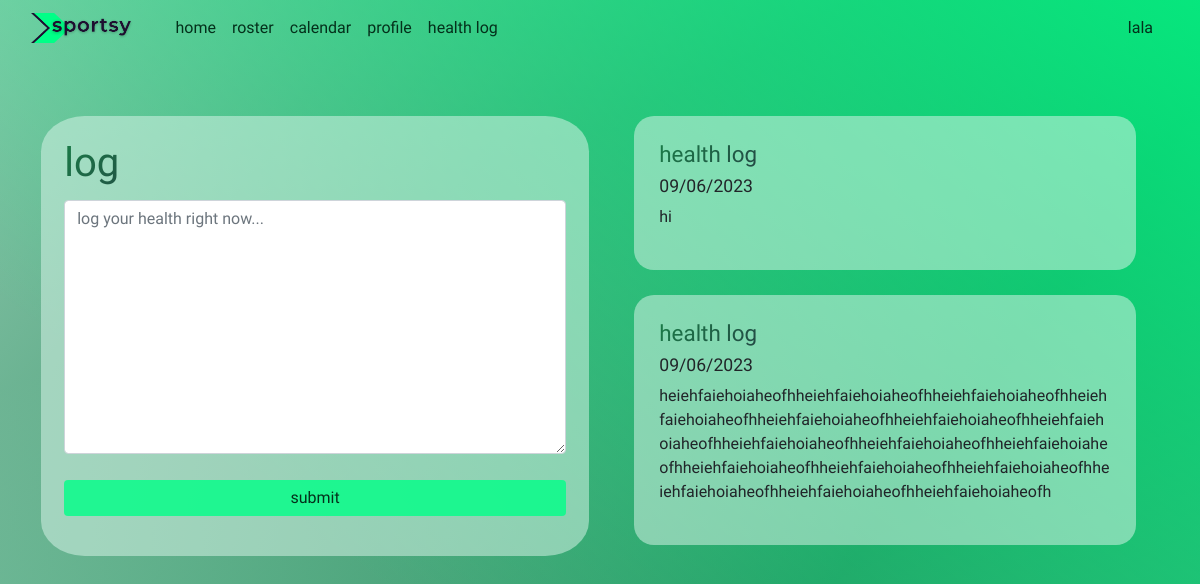
The app's page /log (signed in) with its own data.
### main.py (models this page shows, shortened)
class User(db.Model, UserMixin):
    __tablename__='users'
    id = db.Column(db.Integer, primary_key=True,autoincrement=True)
    fname=db.Column(db.String(20))
    lname=db.Column(db.String(20))
    email=db.Column(db.String(20))
    password_hash=db.Column(db.String(128))
    dob = db.Column(db.Date)
    pb = db.Column(db.String(20))
    healthinfo=db.Column(db.String(100))
    dom_side = db.Column(db.String(5))
    coach_or_player=db.Column(db.String(6))
    team_code = db.Column(db.Integer)

class HealthLog(db.Model):
    __tablename__="healthlog"
    log_id=db.Column(db.Integer, primary_key=True,autoincrement=True)
    id=db.Column(db.Integer)
    log=db.Column(db.String(1000))

### main.py (the view, shortened to what this page needs)
@app.route('/log', methods=["GET", "POST"])
def log():
    form = HealthLogForm()
    now = datetime.now()
    year = now.strftime("%Y")
    month = now.strftime("%m")
    day = now.strftime("%d")
    if not current_user.is_authenticated:
        return redirect(url_for('login'))
    log_data = HealthLog.query.filter_by(id=current_user.id).all()
    return render_template('log.html', form=form, log_data=log_data, year=year, month=month, day=day)

### form.py
class HealthLogForm(FlaskForm):
    log = TextAreaField('health log', validators=[DataRequired()])
    log_submit = SubmitField('log your entry')

### main.py (called while the page is built)
@login_manager.user_loader
def load_user(user_id):
    return User.query.get(int(user_id))

### templates/log.html (shortened to what this page needs)
{% extends 'base.html' %}
{% block body %}
<div id="log">
    <div id="log-content">
        <form method ="POST" class="log-input" id="log-form" action="{{ url_for('log') }}">
            <h1 id="log-title">log</h1>
            <div class="form-group">
                {{ form.log(class="form-control", rows="10", placeholder="log your health right now...", id="inputLog") }}
            </div>
            <div class="form-group">
                {{ form.log_submit(id="submit-btn", class="btn btn-primary", value="submit") }}
            </div>
        </form>
        <div class="log-output">
            {% for log in log_data %}
                {% if log.id == current_user.id %}
                    <div class='log-log'>
                        <div class="log-head">
                            <h3 class="log-title">health log</h3>
                            <h3 class="log-date">{{day}}/{{month}}/{{year}}</h3>
                        </div>
                        <p class="log-msg">{{ log.log }}</p>
                    </div>
                {% endif %}
        {% endfor %}
        </div>
    </div>
</div>
{% endblock %}

### templates/base.html (shortened to what this page needs)
<!DOCTYPE html>
<html lang="en" style = 'background-image: url('/static/img/sportsy_bg.png')'>
<head>
    <link rel="stylesheet" href="https://cdn.jsdelivr.net/npm/bootstrap@4.3.1/dist/css/bootstrap.min.css">
    <link rel="stylesheet" href="{{ url_for('static', filename='css/style.css') }}">
</head>
<body>
  <nav class="navbar sticky-top navbar-expand-sm">
          <div class="container-fluid">
              <a class="nav-logo" href="{{ url_for('index') }}">
                    <img class = "nav-logo"  src="{{ url_for('static', filename='/img/logo.png') }}">
              </a>
              <div class="collapse navbar-collapse" id="navbarID">
                  <div class="navbar-nav">
                      <a class="nav-link active" aria-current="page" href="{{ url_for('index') }}">home</a>
                      <a class="nav-link active" aria-current="page" href="{{ url_for('roster') }}">roster</a>
                      <a class="nav-link active" aria-current="page" href="{{ url_for('calendar') }}">calendar</a>
                      <a class="nav-link active" aria-current="page" href="{{ url_for('profile') }}">profile</a>
                      <a class="nav-link active" aria-current="page" href="{{ url_for('log') }}">health log</a>
                  </div>
              </div>
            {% if not current_user.is_authenticated %}
                 <a class="nav-link active" aria-current="page" href="{{ url_for('login') }}">login</a>
            {% else %}
                <a class="nav-link active" aria-current="page" href="{{ url_for('profile') }}">{{ current_user.fname }}</a>
            {% endif %}
          </div>
      </nav>
  {% block body %}{% endblock %}
</body>
</html>

### static/css/style.css (style rules this page uses)
html { height: 100vh; color: #04301B; scroll-behavior: smooth; }
body { font-family: 'Montserrat', sans-serif !important; min-height: 100vh; margin: 0; background: linear-gradient( 217deg, rgba(0, 255, 135, 0.8), rgba(255, 0, 0, 0) 70.71% ), linear-gradient(127deg, rgba(177, 255, 220, 0.616), rgba(0, 131, 70, 0.75) 70.71%), linear-gradient(336deg, rgba(219, 245, 233, 0.516), rgba(4, 48, 27, 0.73) 70.71%); background-size: 100% 100%, cover; background-repeat: repeat-y; padding: 0% }
a { color: rgb(4, 48, 27); }
.nav-logo { height: 30px; width: 102.4px; margin-right: 3%; transition: transform .2s; }
nav { background: transparent; }
nav a { color:rgb(4, 48, 27); }
.form-group { padding-top: 1%; padding-bottom: 1%; }
#submit-btn { border: none !important; background-color: rgba(0, 255, 135, 0.8) !important; width: 100%; height: 15%; color: rgb(4, 48, 27); }
#log { display: flex; justify-content: center; }
#log-content { display: flex; justify-content: space-around; width: 95%; margin-top: 5%; }
#log-title { background-image: linear-gradient( -225deg, #1a7c47 0%, #2d0d41 29%, #4f3378 67%, rgb(4, 48, 27) 100% ); background-size: auto auto; background-clip: border-box; background-size: 200% auto; color: #fff; background-clip: text; text-fill-color: transparent; -webkit-background-clip: text; -webkit-text-fill-color: transparent; animation: textclip 5s linear infinite; }
#log-form { height: 440px; width: 48%; padding: 2%; background-color: rgba(219, 245, 233, 0.516); border-radius: 8%; }
.log-output { display: flex; flex-direction: column; justify-content: space-between; width: 48%; padding: 2%; padding-top:0%; }
.log-title { background-image: linear-gradient( -225deg, #1a7c47 0%, #2d0d41 29%, #4f3378 67%, rgb(4, 48, 27) 100% ); background-size: auto auto; background-clip: border-box; background-size: 200% auto; color: #fff; background-clip: text; text-fill-color: transparent; -webkit-background-clip: text; -webkit-text-fill-color: transparent; animation: textclip 5s linear infinite; font-size: 140%; }
.log-date { font-size: 110%; }
.log-log { background-color: rgba(219, 245, 233, 0.516); border-radius: 20px; padding: 5%; margin-bottom: 5%; }
.log-msg { width:100%; overflow-wrap: break-word; }

### records on screen
User: fname "lala"
HealthLog: log "hi"
HealthLog: log "heiehfaiehoiaheofhheiehfaiehoiaheofhheiehfaiehoiaheofhheiehfaiehoiaheofhheiehfaiehoiaheofhheiehfaiehoiaheofhheiehfaiehoiaheofhheiehfaiehoiaheofhheiehfaiehoiaheofhheiehfaiehoiaheofhheiehfaiehoiaheofhheiehfaiehoiaheofhheiehfaiehoiaheofhheiehfaiehoiaheofhheiehfaiehoiaheofhheiehfaiehoiaheofh"
